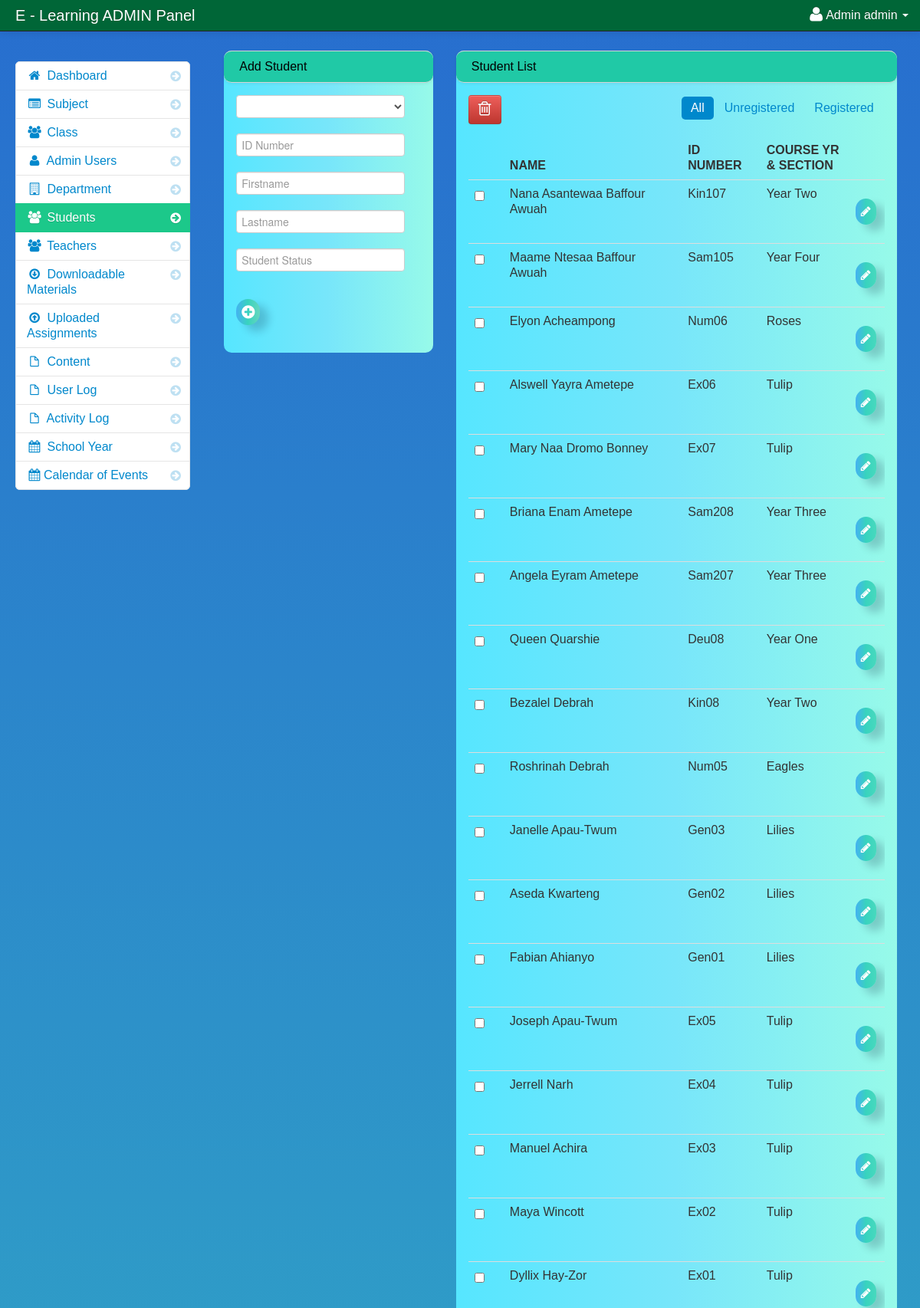
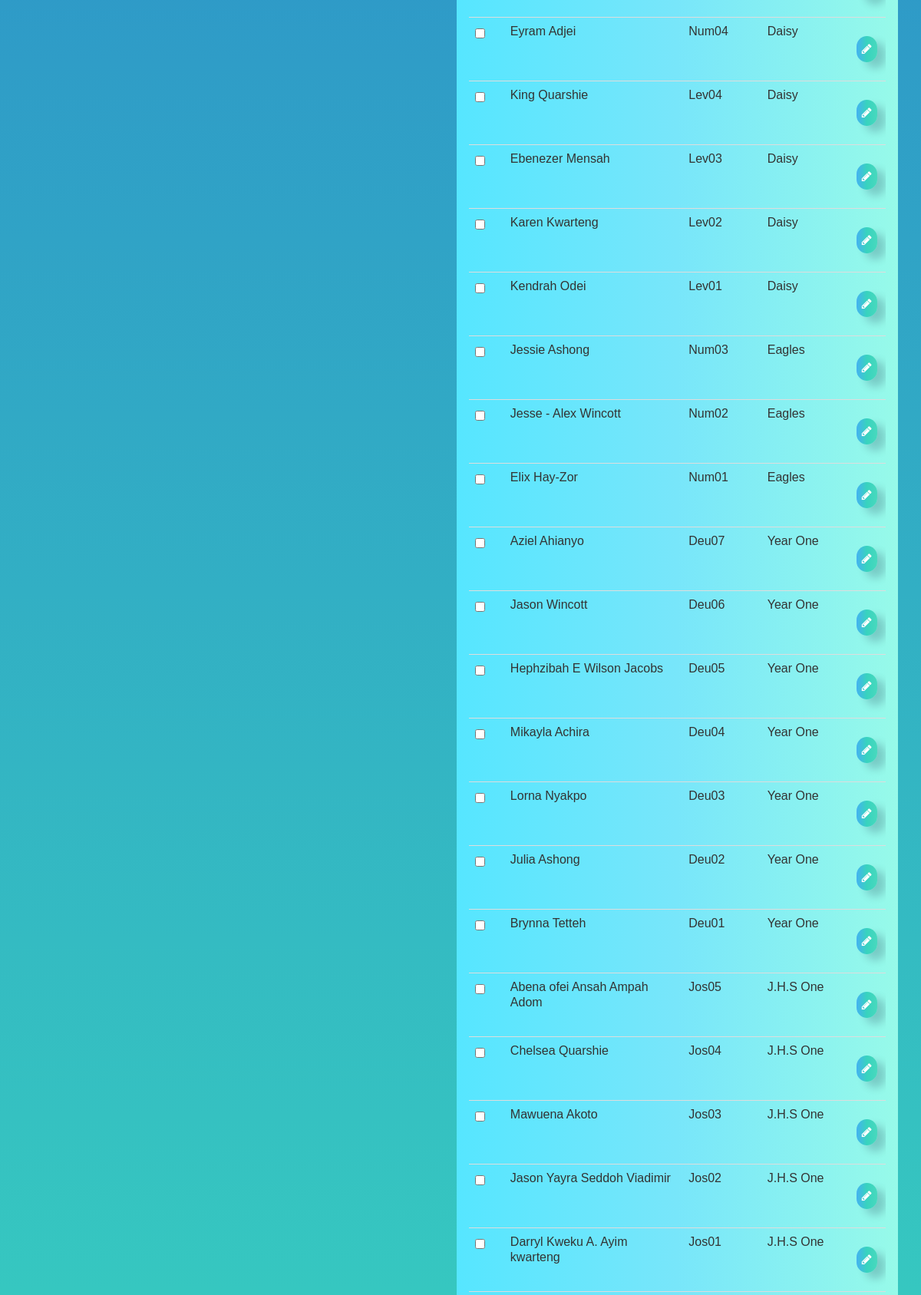
Screenshot of /portal/admin/students.php (signed in, upper part) with the database file from the repository (2 pictures, top to bottom).
### tables this page shows
CREATE TABLE IF NOT EXISTS `users` (
  `user_id` int(11) NOT NULL AUTO_INCREMENT,
  `username` varchar(100) NOT NULL,
  `password` varchar(100) NOT NULL,
  `firstname` varchar(100) NOT NULL,
  `lastname` varchar(100) NOT NULL,
  PRIMARY KEY (`user_id`)
);

CREATE TABLE IF NOT EXISTS `student` (
  `student_id` int(11) NOT NULL AUTO_INCREMENT,
  `firstname` varchar(100) NOT NULL,
  `lastname` varchar(100) NOT NULL,
  `class_id` int(11) NOT NULL,
  `username` varchar(100) NOT NULL,
  `password` varchar(100) NOT NULL,
  `location` varchar(100) NOT NULL,
  `status` varchar(100) NOT NULL,
  `balance` int(11) NOT NULL,
  `stu_status` int(11) NOT NULL,
  `dob` date NOT NULL,
  `gender` varchar(100) NOT NULL,
  PRIMARY KEY (`student_id`)
);

CREATE TABLE IF NOT EXISTS `class` (
  `class_id` int(11) NOT NULL AUTO_INCREMENT,
  `class_name` varchar(100) NOT NULL,
  `teacher_id` int(11) NOT NULL,
  PRIMARY KEY (`class_id`)
);

### portal/admin/session.php (called while the page is built, shortened)
<?php
$session_id=$_SESSION['id'];
?>

### portal/admin/student_table.php (the view, shortened to what this page needs)
<form action="delete_student.php" method="post">
<table cellpadding="0" cellspacing="0" border="0" class="table" id="example">
<a data-toggle="modal" href="#student_delete" id="delete"  class="btn btn-danger" name=""><i class="icon-trash icon-large"></i></a>
<div class="pull-right">
		    <ul class="nav nav-pills">
			<li class="active">
				<a href="students.php">All</a>
			</li>
			<li class="">
				<a href="unreg_students.php">Unregistered</a>
			</li>
			<li class="">
			<a href="reg_students.php">Registered</a>
			</li>
			</ul>
</div>
	<thead>
	<tr>
				<th></th>
				<th>Name</th>
				<th>ID Number</th>
				<th>Course Yr & Section</th>
				<th></th>
	</tr>
	</thead>
	<tbody>
	<?php
$query = mysql_query("select * from student LEFT JOIN class ON student.class_id = class.class_id ORDER BY student.student_id DESC") or die(mysql_error());
while ($row = mysql_fetch_array($query)) {
	$id = $row['student_id'];
	?>
	<tr>
	<td width="30">
	<input id="optionsCheckbox" class="uniform_on" name="selector[]" type="checkbox" value="<?php echo $id; ?>">
	</td>
	<td><?php echo $row['firstname'] . " " . $row['lastname']; ?></td>
	<td><?php echo $row['username']; ?></td>
	<td width="100"><?php echo $row['class_name']; ?></td>
	<td width="30"><a href="edit_student.php<?php echo '?id='.$id; ?>" class="buttons"><i class="icon-pencil"></i> </a></td>
	</tr>
<?php } ?>
	</tbody>
</table>
</form>

### portal/admin/navbar.php (shortened to what this page needs)
<div class="navbar navbar-fixed-top navbar-inverse">
          <div class="navbar-inner">
              <div class="container-fluid">
                  <span class="brand" href="#">E - Learning ADMIN Panel</span>
                  <div class="nav-collapse collapse">
                      <ul class="nav pull-right">
				<?php $query= mysql_query("select * from users where user_id = '$session_id'")or die(mysql_error());
						$row = mysql_fetch_array($query);
				?>
                          <li class="dropdown">
                              <a href="#" role="button" class="dropdown-toggle" data-toggle="dropdown"> <i class="icon-user icon-large"></i><?php echo $row['firstname']." ".$row['lastname'];  ?> <i class="caret"></i>
                              </a>
                          </li>
                      </ul>
                  </div>
              </div>
          </div>
      </div>

### portal/admin/assets/styles.css (style rules this page uses)
body { padding-top: 50px; padding-bottom: 500px; background: linear-gradient(to top, #32be32 -50%, #38d3be, #224fd4 120%); background-repeat: repeat; }
.buttons { display: inline-block; border-radius: 25px; outline: none; border: none; background-image: linear-gradient(to right, #44b2f1, #38d3be, #20c9a6a8); box-shadow: 11px 8px 11px 0px rgba(5, 16, 44, .19); padding: 7px; font-size: 15px; color: #fff; font-family: 'Poppins', sans-serif; margin: 1rem 0; cursor: pointer; transition: .7s; }

### rows the page displays
users: firstname "Admin", lastname "admin"
student: firstname "Nana Asantewaa", lastname "Baffour Awuah", username "Kin107", class.class_name "Year Two"
student: firstname "Maame Ntesaa", lastname "Baffour Awuah", username "Sam105", class.class_name "Year Four"
student: firstname "Elyon", lastname "Acheampong", username "Num06", class.class_name "Roses"
student: firstname "Alswell Yayra", lastname "Ametepe", username "Ex06", class.class_name "Tulip"
student: firstname "Mary Naa Dromo", lastname "Bonney", username "Ex07", class.class_name "Tulip"
student: firstname "Briana Enam", lastname "Ametepe", username "Sam208", class.class_name "Year Three"
student: firstname "Angela Eyram", lastname "Ametepe", username "Sam207", class.class_name "Year Three"
student: firstname "Queen", lastname "Quarshie", username "Deu08", class.class_name "Year One"
student: firstname "Bezalel", lastname "Debrah", username "Kin08", class.class_name "Year Two"
student: firstname "Roshrinah", lastname "Debrah", username "Num05", class.class_name "Eagles"
student: firstname "Janelle", lastname "Apau-Twum", username "Gen03", class.class_name "Lilies"
student: firstname "Aseda", lastname "Kwarteng", username "Gen02", class.class_name "Lilies"
student: firstname "Fabian", lastname "Ahianyo", username "Gen01", class.class_name "Lilies"
student: firstname "Joseph", lastname "Apau-Twum", username "Ex05", class.class_name "Tulip"
student: firstname "Jerrell", lastname "Narh", username "Ex04", class.class_name "Tulip"
student: firstname "Manuel", lastname "Achira", username "Ex03", class.class_name "Tulip"
student: firstname "Maya", lastname "Wincott", username "Ex02", class.class_name "Tulip"
student: firstname "Dyllix", lastname "Hay-Zor", username "Ex01", class.class_name "Tulip"
student: firstname "Eyram", lastname "Adjei", username "Num04", class.class_name "Daisy"
student: firstname "King", lastname "Quarshie", username "Lev04", class.class_name "Daisy"
student: firstname "Ebenezer", lastname "Mensah", username "Lev03", class.class_name "Daisy"
student: firstname "Karen", lastname "Kwarteng", username "Lev02", class.class_name "Daisy"
student: firstname "Kendrah", lastname "Odei", username "Lev01", class.class_name "Daisy"
student: firstname "Jessie", lastname "Ashong", username "Num03", class.class_name "Eagles"
student: firstname "Jesse - Alex", lastname "Wincott", username "Num02", class.class_name "Eagles"
student: firstname "Elix", lastname "Hay-Zor", username "Num01", class.class_name "Eagles"
student: firstname "Aziel", lastname "Ahianyo", username "Deu07", class.class_name "Year One"
student: firstname "Jason", lastname "Wincott", username "Deu06", class.class_name "Year One"
student: firstname "Hephzibah E", lastname "Wilson Jacobs", username "Deu05", class.class_name "Year One"
student: firstname "Mikayla", lastname "Achira", username "Deu04", class.class_name "Year One"
student: firstname "Lorna", lastname "Nyakpo", username "Deu03", class.class_name "Year One"
student: firstname "Julia", lastname "Ashong", username "Deu02", class.class_name "Year One"
student: firstname "Brynna", lastname "Tetteh", username "Deu01", class.class_name "Year One"
student: firstname "Abena ofei", lastname "Ansah Ampah Adom", username "Jos05", class.class_name "J.H.S One"
student: firstname "Chelsea", lastname "Quarshie", username "Jos04", class.class_name "J.H.S One"
student: firstname "Mawuena", lastname "Akoto", username "Jos03", class.class_name "J.H.S One"
student: firstname "Jason Yayra", lastname "Seddoh Viadimir", username "Jos02", class.class_name "J.H.S One"
student: firstname "Darryl Kweku", lastname "A. Ayim kwarteng", username "Jos01", class.class_name "J.H.S One"
